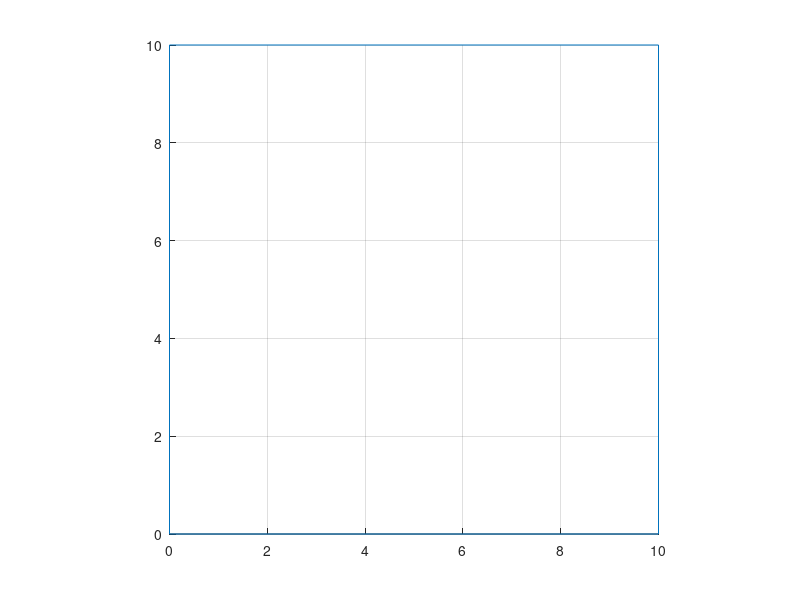

Source code (MATLAB):
%
%  Simplier draw_arena() function originated from homeworks.
%  Draws the current layout of the arena.
%
%  Inputs:  None
%  Outputs: None

function draw_arena()

global arena_map

xmin = 0;
xmax = 10;
ymin = 0;
ymax = 10;

line([xmin xmin xmax xmax xmin], [ymin ymax ymax ymin ymin]);

for i = 1:length(arena_map);
  obstacle = arena_map{i};
  patch(obstacle(:,1), obstacle(:,2),'black');
end

axis tight;
axis square;
grid on;

end
